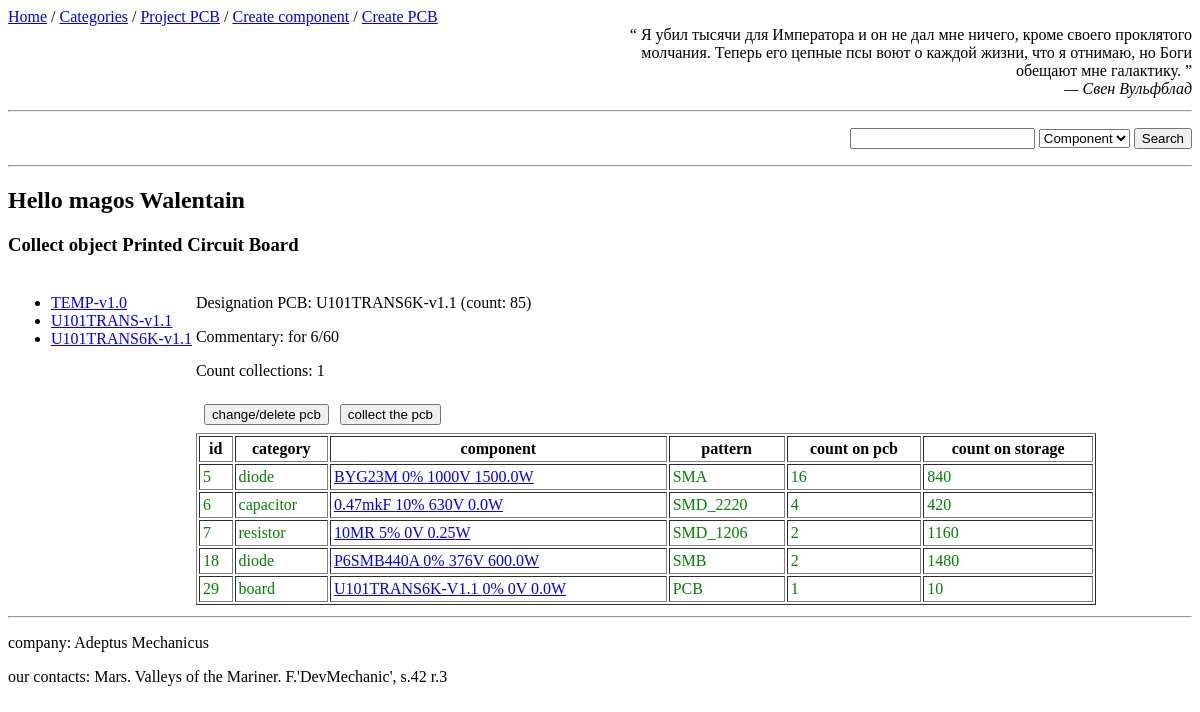
The app's page /assembly_pcb/U101TRANS6K/1.1 with its own data.
### app_comp/models.py (models this page shows, shortened)
class PCBoard(db.Model):
    __tablename__ = 'PCB'
    id = db.Column(db.Integer, primary_key=True)
    name = db.Column(db.String(128), nullable=False)
    version = db.Column(db.Float, default=0.0)
    count_boards = db.Column(db.Integer, default=1)
    comment = db.Column(db.Text)
    components = db.relationship("AssociatedCompPcb",
                                 back_populates='pcb',
                                 cascade='all, delete')
    def __str__(self):
        return f"{self.name}-v{self.version} (count: {self.count_boards})"
    def get_parameters_as_dict(self):
        _components = [(c.component, c.comp_count) for c in self.components]
        return {'name': f'{self.name}-v{self.version}',
                'comment': self.comment,
                'count_collect': self.count_boards,
                'components': _components,
                }

class Component(db.Model):
    __tablename__ = 'components'
    id = db.Column(db.Integer, primary_key=True)
    value = db.Column(db.String(128), index=True, nullable=False)
    tolerance = db.Column(db.Float, default=None)   # %
    voltage = db.Column(db.Integer, default=None)  # V
    power = db.Column(db.Float, default=None)   # W
    count = db.Column(db.Integer, default=0)
    comment = db.Column(db.Text)
    category_name = db.Column(db.String(128), db.ForeignKey("categories.name"))
    pattern_name = db.Column(db.String(128), db.ForeignKey("patterns.name"))
    pcboards = db.relationship("AssociatedCompPcb",
                               back_populates='component')

### app_comp/views.py (the view)
@app.route('/assembly_pcb/<string:pcb_name>/<float:pcb_version>', methods=['get', 'post'])
def list_pcb(pcb_name='pcb', pcb_version=0.0):
    all_pcb = crud.read_table_sorted(PCBoard, PCBoard.name)
    if request.method == 'POST':
        data = request.form['rework']
        if data == 'change':
            return redirect(url_for('change_pcb', pcb_name=pcb_name, pcb_version=pcb_version))
        elif data == "collect":
            return redirect(url_for('collect_pcb', pcb_name=pcb_name, pcb_version=pcb_version))
    if pcb_name != 'pcb':
        filter = (PCBoard.name == pcb_name, PCBoard.version == pcb_version)
        pcb = crud.read_table_filter_first(PCBoard, filter)
        components_on_pcb = pcb.get_parameters_as_dict()['components']
        if components_on_pcb:
            return render_template("pcb_view.html",
                                   title='Collect object Printed Circuit Board',
                                   all_pcb=all_pcb,
                                   pcb_obj=pcb,
                                   components_on_pcb=components_on_pcb)
        else:
            return redirect(url_for("list_pcb", pcb_name='pcb', pcb_version=1.0))
    return render_template("pcb_view.html",
                           title="Printed Circuit Board",
                           all_pcb=all_pcb)

### app_comp/forms.py
class SearchForm(FlaskForm):
    value = StringField("Serach value:", validators=[DataRequired()])
    type_search = SelectField("type", choices=['Component', 'PCBoard', 'Pattern'],
                              validators=[DataRequired()],
                              default='Component')
    search = SubmitField('Search')

### app_comp/tools/database_tools.py (called while the page is built)
    def read_table_filter_first(self, table, filter_param: tuple) -> list:
        if isinstance(table, (tuple, list)):
            return self.db.session.query(*table).filter(*filter_param).first()
        return self.db.session.query(table).filter(*filter_param).first()

    def read_table_sorted(self, table, sorted_param):
        return self.db.session.query(table).order_by(sorted_param).all()

### app_comp/tools/quotes.py (called while the page is built)
def get_json_data(path_):
    with open(path_, 'r') as json_object:
        json_data = json.load(json_object)
    return json_data

def random_quote(path=path_to_json):
    quotes = get_json_data(path)
    return random.choice(quotes)

### app_comp/views.py (called while the page is built)
@app.before_request
def base():
    g.form_search = SearchForm()
    temp_bd['quote'] = random_quote()
    temp_bd['user'] = 'magos Walentain'
    g.bd = temp_bd

### app_comp/templates/pcb_view.html
{% extends 'base.html'%}
{% import 'macros.html' as macros %}
{% block content %}
<h3> {{title}} </h3>
<table>
    <tr>
        <td valign="top" align="left">
        {% include "pcb_part/pcb_menu.html" %}
        </td>
        <td valign="top" align="center" width="900px">
        {% include "pcb_part/pcb_content.html" %}
        </td>
    </tr>
</table>
{% endblock %}

### app_comp/templates/macros.html (shortened to what this page needs)
{% macro show_comps_pcb_as_table(pcb_components) %}
<table border="1" width="100%" cellspacing="2" cellpadding="3">
    <tr>
        <th>id</th><th>category</th> <th>component</th> <th>pattern</th> <th>count on pcb</th> <th>count on storage</th>
    </tr>
    {% for i in pcb_components %}
        {% if i[0]['count'] < i[1] %}
            <tr class="color-text-red">
        {% else %}
            <tr class="color-text-green">
        {% endif %}
            <td>{{i[0]['id']}}</td>
            <td>{{i[0]['category_name']}}</td>
            <td><a href="{{url_for('change_component', id_component=i[0]['id'])}}">
            {{i[0]['value']}} {{i[0]['tolerance']}}% {{ i[0]['voltage'] }}V {{ i[0]['power']}}W</a></td>
            <td>{{i[0]['pattern_name']}}</td>
            <td>{{i[1]}}
            <td>{{i[0]['count']}}</td>
        </tr>
    {% endfor %}
</table>
{% endmacro %}

### app_comp/templates/pcb_part/pcb_menu.html (shortened to what this page needs)
<ul>
    {% for pcb in all_pcb %}
        <li>
            <a href="{{ url_for('list_pcb', pcb_name=pcb.name, pcb_version=pcb.version) }}">
                {{pcb.name}}-v{{pcb.version}}
            </a>
         </li>
    {% endfor %}
</ul>

### app_comp/templates/pcb_part/pcb_content.html (shortened to what this page needs)
{% import 'macros.html' as macros %}
{% if pcb_obj %}
<div align="left">
    <p>Designation PCB: {{pcb_obj}}</p>
    <p>Commentary: {{ pcb_obj.comment }}</p>
    <p>Count collections: 1</p>
</div>
<div align="left">
    <table cellspacing="5" cellpadding="3">
        <tr>
            <td valign="top">
            <form method="post" action="{{url_for('list_pcb', pcb_name=pcb_obj.name, pcb_version=pcb_obj.version)}}">
                <input type="submit" value="change/delete pcb">
            </form>
            </td>
            <td valign="top">
            <form method="post" action="{{url_for('list_pcb', pcb_name=pcb_obj.name, pcb_version=pcb_obj.version)}}">
                <input type="submit" value="collect the pcb">
            </form>
            </td>
        </tr>
    </table>
</div>
{% endif %}
{% if components_on_pcb %}
    <div>
    {{ macros.show_comps_pcb_as_table(components_on_pcb) }}
    </div>
{% else %}
<div align="center">
    <img width="350px" src="../../static/images/AM_icon.jpg" alt="Adeptus Mechanicus are wait"></div>
{% endif %}

### app_comp/static/style.css (style rules this page uses)
.color-text-green { color: green; }

### records on screen
PCBoard: name "TEMP", version "1.0"
PCBoard: name "U101TRANS", version "1.1"
PCBoard: name "U101TRANS6K", version "1.1", name+version+count_boards "U101TRANS6K-v1.1 (count: 85)", comment "for 6/60"
Component: id "5", category_name "diode", value "BYG23M", tolerance "0", voltage "1000", power "1500.0", pattern_name "SMA", i "16", count "840"
Component: id "6", category_name "capacitor", value "0.47mkF", tolerance "10", voltage "630", power "0.0", pattern_name "SMD_2220", i "4", count "420"
Component: id "7", category_name "resistor", value "10MR", tolerance "5", voltage "0", power "0.25", pattern_name "SMD_1206", i "2", count "1160"
Component: id "18", category_name "diode", value "P6SMB440A", tolerance "0", voltage "376", power "600.0", pattern_name "SMB", i "2", count "1480"
Component: id "29", category_name "board", value "U101TRANS6K-V1.1", tolerance "0", voltage "0", power "0.0", pattern_name "PCB", i "1", count "10"

### other values on screen
{{ g.bd.quote[0] }} "Я убил тысячи для Императора и он не дал мне ничего, кроме своего проклятого молчания. Теперь его цепные псы воют о каждой жизни, что я отнимаю, но Боги обещают мне галактику."
{{ g.bd.quote[1] }} "— Свен Вульфблад"
{{ g.bd.user }} "magos Walentain"
{{ title }} "Collect object Printed Circuit Board"
{{ g.bd.company }} "Adeptus Mechanicus"
{{ g.bd.contacts }} "Mars. Valleys of the Mariner. F.'DevMechanic', s.42 r.3"
